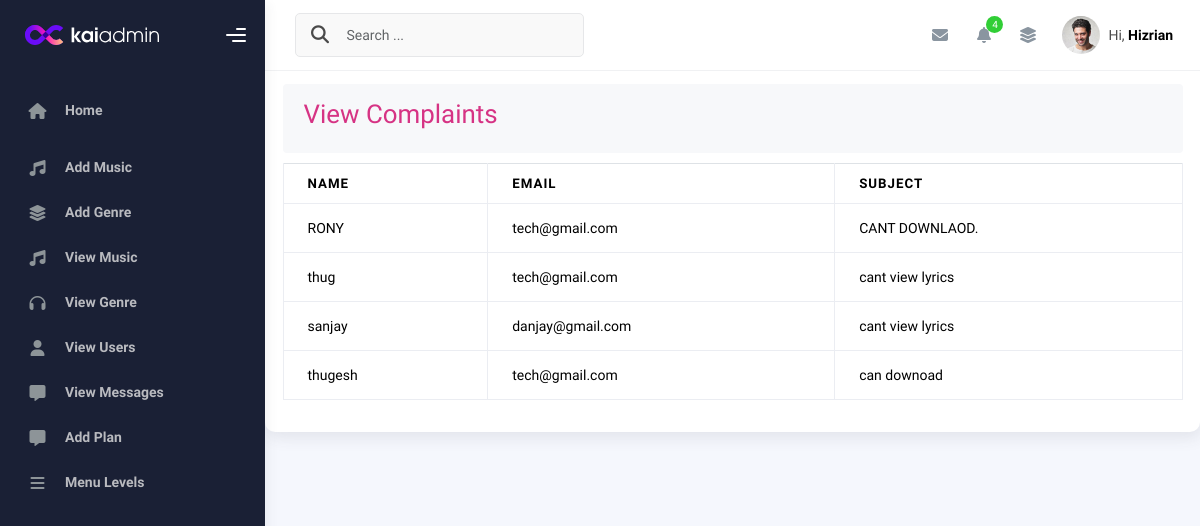
The page /viewcomplaint on the database its author committed.
### User/models.py (models this page shows)
class Complaint(models.Model):
    name=models.CharField(max_length=50)
    email=models.EmailField(max_length=254)
    subject=models.CharField( max_length=50)

### Admin/views.py (the view)
# urls.py: path('viewcomplaint',views.viewcomplaint,name='viewcomplaint'),
def viewcomplaint(request):
    data=Complaint.objects.all()
    context ={'data':data}
    return render(request,'viewcomplaint.html',context)

### Admin/templates/viewcomplaint.html (shortened to what this page needs)
{% extends "adminhome.html" %}
{% block 1st %}
<div class="card">
    <div class="card-header">
      <div class="card-title">Responsive Table</div>
    </div>
    <div class="card-body">
      <div class="card-sub">
        <code class="highlighter-rouge"><h2>View Complaints</h2></code>
      </div>
      <div class="table-responsive">
        <table class="table table-bordered">
          <thead>
            <tr>
              <th>Name</th>
              <th>Email</th>
              <th>Subject</th>
            </tr>
          </thead>
          <tbody>
            {% for i in data %}
            <tr>
              <td>{{i.name}}</td>
              <td>{{i.email}}</td>
              <td>{{i.subject}}</td>
            </tr>
            {% endfor %}
          </tbody>
        </table>
      </div>
    </div>
  </div>
</div>
{% endblock %}

### rows shown on the page
Complaint: name "RONY", email "tech@gmail.com", subject "CANT DOWNLAOD."
Complaint: name "thug", email "tech@gmail.com", subject "cant view lyrics"
Complaint: name "sanjay", email "danjay@gmail.com", subject "cant view lyrics"
Complaint: name "thugesh", email "tech@gmail.com", subject "can downoad"
